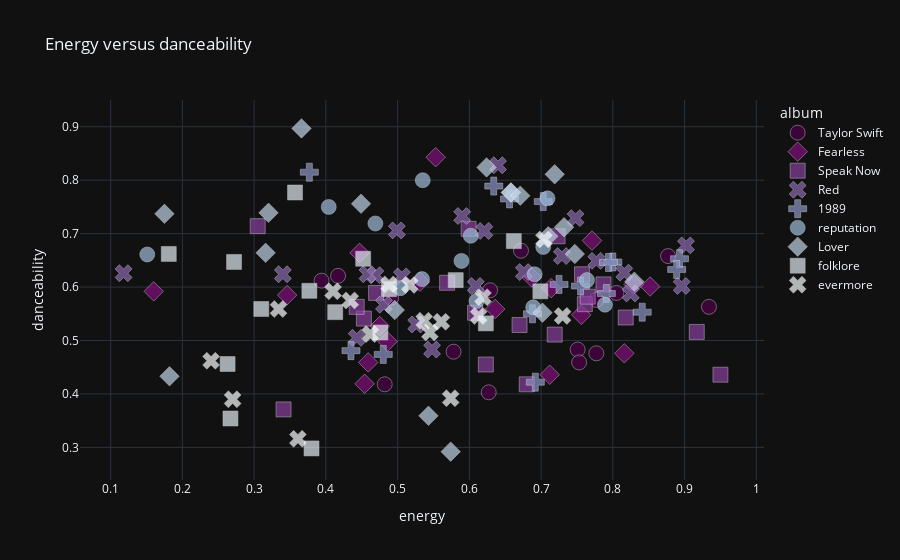

Write notebook code for a chart like this one.
### Code cell
# energy and danceability
create_plotly_scatter_two_columns(df, "energy", "danceability", ['name'], 'album', color_bupu, 'Energy versus danceability', 'plotly_dark', 15, 0.5, 'white')

### Figure 1 — Plotly figure (JSON) as saved in the notebook; plotly's stock layout.template omitted (floating-point values rounded to 4 significant figures)
{"data": [{"customdata": [["Picture To Burn"], ["Our Song"], ["Should've Said No"], ["Tim McGraw"], ["A Place in this World"], ["Cold As You"], ["The Outside"], ["Tied Together with a Smile"], ["Stay Beautiful"], ["Mary's Song (Oh My My My)"], ["I'm Only Me When I'm With You"], ["Invisible"], ["A Perfectly Good Heart"], ["Teardrops on My Guitar - Pop Version"], ["Teardrops On My Guitar - Radio Single Remix"]], "hovertemplate": "album=Taylor Swift<br>energy=%{x}<br>danceability=%{y}<br>name=%{customdata[0]}<extra></extra>", "legendgroup": "Taylor Swift", "marker": {"color": "#4d004b", "line": {"color": "white", "width": 0.5}, "opacity": 0.7, "size": 15, "symbol": "circle"}, "mode": "markers", "name": "Taylor Swift", "orientation": "v", "showlegend": true, "type": "scatter", "x": [0.877, 0.672, 0.777, 0.491, 0.777, 0.482, 0.805, 0.578, 0.629, 0.627, 0.934, 0.394, 0.751, 0.753, 0.417], "xaxis": "x", "y": [0.658, 0.668, 0.476, 0.58, 0.576, 0.418, 0.589, 0.479, 0.594, 0.403, 0.563, 0.612, 0.483, 0.459, 0.621], "yaxis": "y"}, {"customdata": [["You Belong With Me"], ["White Horse"], ["Fearless"], ["Fifteen"], ["Jump Then Fall"], ["Untouchable"], ["Forever & Always - Piano Version"], ["Come In With The Rain"], ["SuperStar"], ["The Other Side Of The Door"], ["Hey Stephen"], ["Breathe"], ["Tell Me Why"], ["You're Not Sorry"], ["The Way I Loved You"], ["Forever & Always"], ["The Best Day"], ["Change"]], "hovertemplate": "album=Fearless<br>energy=%{x}<br>danceability=%{y}<br>name=%{customdata[0]}<extra></extra>", "legendgroup": "Fearless", "marker": {"color": "#810f7c", "line": {"color": "white", "width": 0.5}, "opacity": 0.7, "size": 15, "symbol": "diamond"}, "mode": "markers", "name": "Fearless", "orientation": "v", "showlegend": true, "type": "scatter", "x": [0.771, 0.346, 0.714, 0.636, 0.687, 0.454, 0.16, 0.475, 0.531, 0.816, 0.553, 0.486, 0.852, 0.459, 0.712, 0.829, 0.447, 0.756], "xaxis": "x", "y": [0.687, 0.585, 0.598, 0.559, 0.618, 0.419, 0.592, 0.527, 0.61, 0.476, 0.843, 0.498, 0.601, 0.459, 0.436, 0.605, 0.664, 0.548], "yaxis": "y"}, {"customdata": [["Mean"], ["The Story Of Us"], ["Speak Now"], ["Ours"], ["Mine"], ["Sparks Fly"], ["Back To December"], ["Dear John"], ["Never Grow Up"], ["Enchanted"], ["Better Than Revenge"], ["Innocent"], ["Haunted"], ["Last Kiss"], ["Long Live"], ["If This Was A Movie"], ["Superman"], ["Back To December - Acoustic Version"], ["Haunted - Acoustic Version"], ["Mine - POP Mix"]], "hovertemplate": "album=Speak Now<br>energy=%{x}<br>danceability=%{y}<br>name=%{customdata[0]}<extra></extra>", "legendgroup": "Speak Now", "marker": {"color": "#88419d", "line": {"color": "white", "width": 0.5}, "opacity": 0.7, "size": 15, "symbol": "square"}, "mode": "markers", "name": "Speak Now", "orientation": "v", "showlegend": true, "type": "scatter", "x": [0.761, 0.818, 0.599, 0.569, 0.757, 0.787, 0.67, 0.47, 0.305, 0.623, 0.917, 0.608, 0.95, 0.341, 0.68, 0.719, 0.765, 0.453, 0.443, 0.723], "xaxis": "x", "y": [0.568, 0.543, 0.709, 0.608, 0.624, 0.605, 0.529, 0.589, 0.714, 0.455, 0.516, 0.552, 0.436, 0.371, 0.418, 0.511, 0.582, 0.541, 0.563, 0.695], "yaxis": "y"}, {"customdata": [["We Are Never Ever Getting Back Together"], ["I Knew You Were Trouble."], ["22"], ["All Too Well"], ["State Of Grace"], ["Red"], ["Treacherous"], ["I Almost Do"], ["Stay Stay Stay"], ["The Last Time"], ["Holy Ground"], ["Sad Beautiful Tragic"], ["Everything Has Changed"], ["Starlight"], ["Begin Again"], ["Come Back...Be Here"], ["Girl At Home"], ["The Lucky One"], ["The Moment I Knew"], ["State Of Grace - Acoustic Version"], ["Treacherous - Original Demo Recording"], ["Red - Original Demo Recording"]], "hovertemplate": "album=Red<br>energy=%{x}<br>danceability=%{y}<br>name=%{customdata[0]}<extra></extra>", "legendgroup": "Red", "marker": {"color": "#8c6bb1", "line": {"color": "white", "width": 0.5}, "opacity": 0.7, "size": 15, "symbol": "x"}, "mode": "markers", "name": "Red", "orientation": "v", "showlegend": true, "type": "scatter", "x": [0.676, 0.469, 0.729, 0.609, 0.825, 0.896, 0.621, 0.481, 0.748, 0.443, 0.816, 0.34, 0.458, 0.777, 0.526, 0.548, 0.59, 0.499, 0.506, 0.118, 0.64, 0.902], "xaxis": "x", "y": [0.628, 0.622, 0.658, 0.602, 0.588, 0.602, 0.705, 0.567, 0.729, 0.505, 0.627, 0.624, 0.624, 0.649, 0.53, 0.483, 0.733, 0.706, 0.62, 0.626, 0.828, 0.678], "yaxis": "y"}, {"customdata": [["Blank Space"], ["Shake It Off"], ["Style"], ["Out Of The Woods"], ["Wildest Dreams"], ["Welcome To New York"], ["All You Had To Do Was Stay"], ["I Wish You Would"], ["Bad Blood"], ["How You Get The Girl"], ["This Love"], ["I Know Places"], ["Clean"], ["Wonderland"], ["You Are In Love"], ["New Romantics"]], "hovertemplate": "album=1989<br>energy=%{x}<br>danceability=%{y}<br>name=%{customdata[0]}<extra></extra>", "legendgroup": "1989", "marker": {"color": "#8c96c6", "line": {"color": "white", "width": 0.5}, "opacity": 0.7, "size": 15, "symbol": "cross"}, "mode": "markers", "name": "1989", "orientation": "v", "showlegend": true, "type": "scatter", "x": [0.703, 0.8, 0.791, 0.841, 0.688, 0.634, 0.725, 0.893, 0.794, 0.656, 0.435, 0.755, 0.377, 0.692, 0.48, 0.889], "xaxis": "x", "y": [0.76, 0.647, 0.588, 0.553, 0.55, 0.789, 0.605, 0.653, 0.646, 0.765, 0.481, 0.602, 0.815, 0.422, 0.474, 0.633], "yaxis": "y"}, {"customdata": [["...Ready For It?"], ["End Game"], ["Look What You Made Me Do"], ["Delicate"], ["Getaway Car"], ["Gorgeous"], ["I Did Something Bad"], ["Don’t Blame Me"], ["So It Goes..."], ["King Of My Heart"], ["Dancing With Our Hands Tied"], ["Dress"], ["This Is Why We Can't Have Nice Things"], ["Call It What You Want"], ["New Year’s Day"]], "hovertemplate": "album=reputation<br>energy=%{x}<br>danceability=%{y}<br>name=%{customdata[0]}<extra></extra>", "legendgroup": "reputation", "marker": {"color": "#9ebcda", "line": {"color": "white", "width": 0.5}, "opacity": 0.7, "size": 15, "symbol": "circle"}, "mode": "markers", "name": "reputation", "orientation": "v", "showlegend": true, "type": "scatter", "x": [0.764, 0.589, 0.709, 0.404, 0.689, 0.535, 0.602, 0.534, 0.61, 0.703, 0.691, 0.469, 0.789, 0.504, 0.151], "xaxis": "x", "y": [0.613, 0.649, 0.766, 0.75, 0.562, 0.8, 0.696, 0.615, 0.574, 0.675, 0.624, 0.719, 0.567, 0.598, 0.661], "yaxis": "y"}, {"customdata": [["The Man"], ["I Forgot That You Existed"], ["Cruel Summer"], ["Lover"], ["The Man"], ["The Archer"], ["I Think He Knows"], ["Miss Americana & The Heartbreak Prince"], ["Paper Rings"], ["Cornelia Street"], ["Death By A Thousand Cuts"], ["London Boy"], ["Soon You’ll Get Better (feat. The Chicks)"], ["False God"], ["You Need To Calm Down"], ["Afterglow"], ["ME! (feat. Brendon Urie of Panic! At The Disco)"], ["It’s Nice To Have A Friend"], ["Daylight"]], "hovertemplate": "album=Lover<br>energy=%{x}<br>danceability=%{y}<br>name=%{customdata[0]}<extra></extra>", "legendgroup": "Lover", "marker": {"color": "#bfd3e6", "line": {"color": "white", "width": 0.5}, "opacity": 0.7, "size": 15, "symbol": "diamond"}, "mode": "markers", "name": "Lover", "orientation": "v", "showlegend": true, "type": "scatter", "x": [0.658, 0.316, 0.702, 0.543, 0.658, 0.574, 0.366, 0.747, 0.719, 0.624, 0.732, 0.71, 0.182, 0.32, 0.671, 0.449, 0.83, 0.175, 0.496], "xaxis": "x", "y": [0.777, 0.664, 0.552, 0.359, 0.777, 0.292, 0.897, 0.662, 0.811, 0.824, 0.712, 0.695, 0.433, 0.739, 0.771, 0.756, 0.61, 0.737, 0.557], "yaxis": "y"}, {"customdata": [["cardigan"], ["exile (feat. Bon Iver)"], ["betty"], ["august"], ["this is me trying"], ["the 1"], ["the last great american dynasty"], ["my tears ricochet"], ["mirrorball"], ["seven"], ["illicit affairs"], ["invisible string"], ["mad woman"], ["epiphany"], ["peace"], ["hoax"]], "hovertemplate": "album=folklore<br>energy=%{x}<br>danceability=%{y}<br>name=%{customdata[0]}<extra></extra>", "legendgroup": "folklore", "marker": {"color": "#e0ecf4", "line": {"color": "white", "width": 0.5}, "opacity": 0.7, "size": 15, "symbol": "square"}, "mode": "markers", "name": "folklore", "orientation": "v", "showlegend": true, "type": "scatter", "x": [0.581, 0.38, 0.377, 0.623, 0.476, 0.357, 0.662, 0.263, 0.413, 0.488, 0.31, 0.452, 0.699, 0.267, 0.272, 0.181], "xaxis": "x", "y": [0.613, 0.298, 0.593, 0.532, 0.515, 0.777, 0.686, 0.456, 0.553, 0.596, 0.559, 0.653, 0.592, 0.354, 0.647, 0.662], "yaxis": "y"}, {"customdata": [["willow"], ["champagne problems"], ["gold rush"], ["‘tis the damn season"], ["tolerate it"], ["no body, no crime (feat. HAIM)"], ["happiness"], ["dorothea"], ["coney island (feat. The National)"], ["ivy"], ["cowboy like me"], ["long story short"], ["marjorie"], ["closure"], ["evermore (feat. Bon Iver)"], ["right where you left me - bonus track"], ["it’s time to go - bonus track"]], "hovertemplate": "album=evermore<br>energy=%{x}<br>danceability=%{y}<br>name=%{customdata[0]}<extra></extra>", "legendgroup": "evermore", "marker": {"color": "#f7fcfd", "line": {"color": "white", "width": 0.5}, "opacity": 0.7, "size": 15, "symbol": "x"}, "mode": "markers", "name": "evermore", "orientation": "v", "showlegend": true, "type": "scatter", "x": [0.574, 0.24, 0.462, 0.434, 0.361, 0.613, 0.334, 0.488, 0.537, 0.545, 0.517, 0.73, 0.561, 0.704, 0.27, 0.619, 0.41], "xaxis": "x", "y": [0.392, 0.462, 0.512, 0.575, 0.316, 0.546, 0.559, 0.605, 0.537, 0.515, 0.604, 0.546, 0.535, 0.689, 0.39, 0.581, 0.592], "yaxis": "y"}], "layout": {"legend": {"title": {"text": "album"}, "tracegroupgap": 0}, "title": {"text": "Energy versus danceability"}, "xaxis": {"anchor": "y", "domain": [0, 1], "title": {"text": "energy"}}, "yaxis": {"anchor": "x", "domain": [0, 1], "title": {"text": "danceability"}}}}
